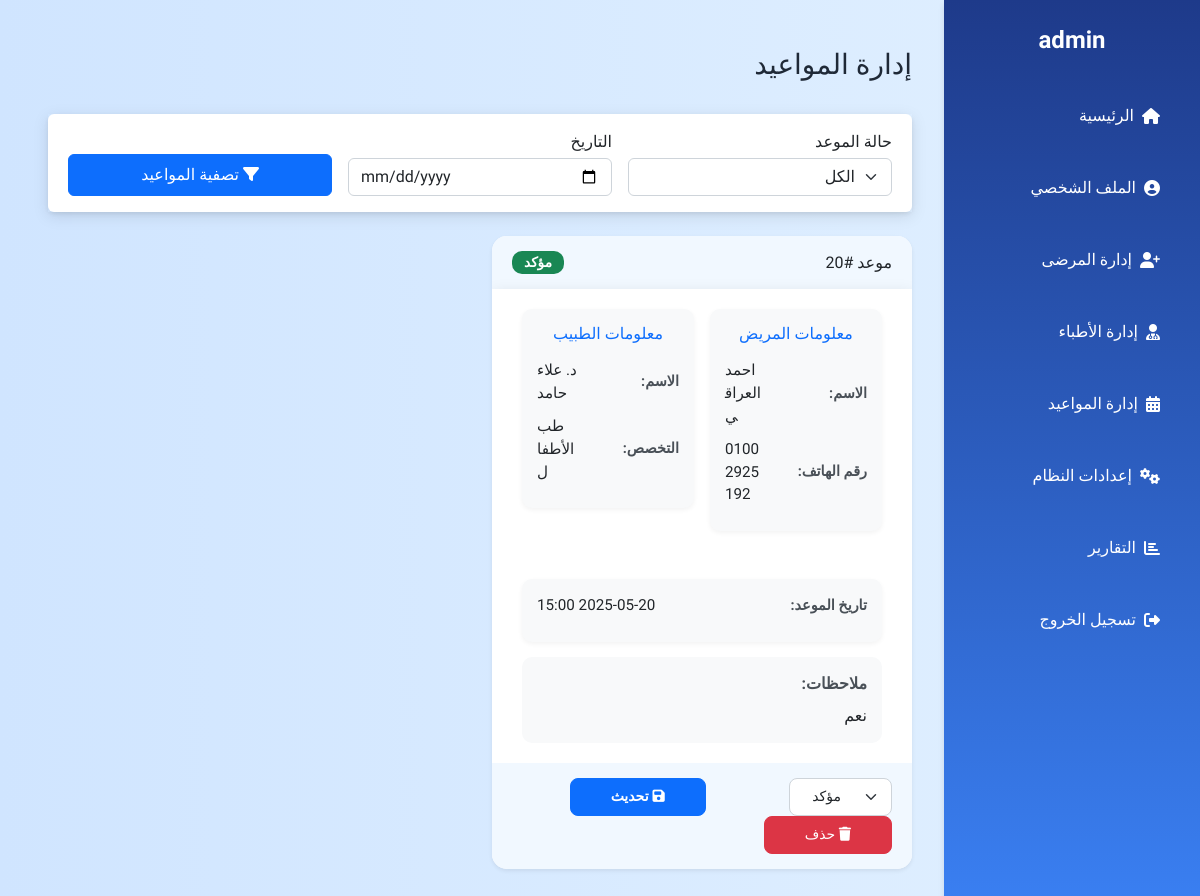
Before: /admin/manage_appointments.php (signed in) with the older database file.
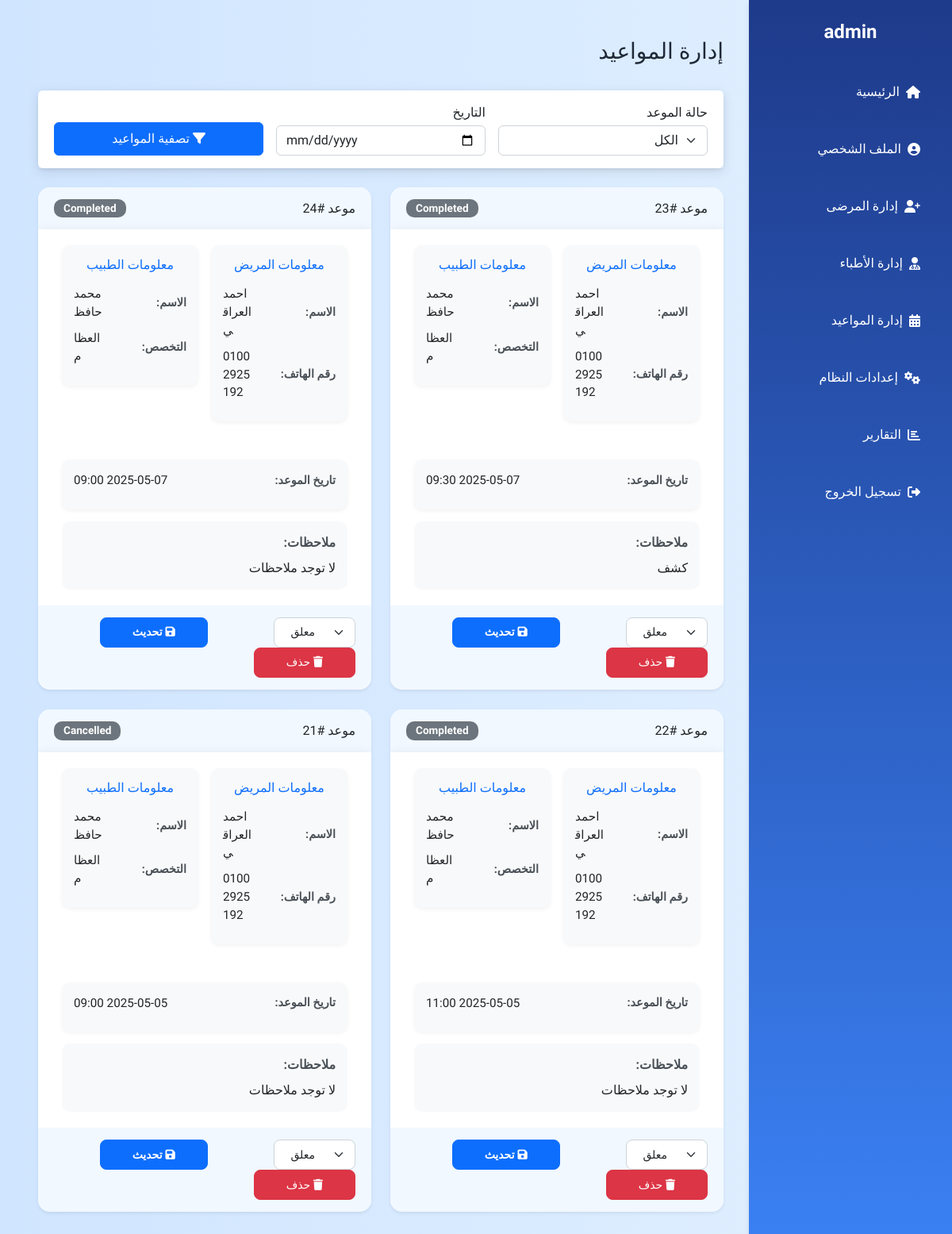
After: the same page with the newer database file.
### tables this page shows
CREATE TABLE `appointments` (
  `appointment_id` int NOT NULL,
  `patient_id` int DEFAULT NULL,
  `doctor_id` int DEFAULT NULL,
  `appointment_date` datetime NOT NULL,
  `status` enum('pending','Scheduled','Completed','Cancelled') DEFAULT 'Scheduled',
  `notes` text,
  `created_at` timestamp NOT NULL DEFAULT CURRENT_TIMESTAMP
);

CREATE TABLE `patients` (
  `patient_id` int NOT NULL,
  `name` varchar(100) NOT NULL,
  `date_of_birth` date NOT NULL,
  `gender` enum('Male','Female','Other') NOT NULL,
  `contact_number` varchar(20) DEFAULT NULL,
  `email` varchar(100) DEFAULT NULL,
  `address` text,
  `password` varchar(255) NOT NULL,
  `created_at` timestamp NOT NULL DEFAULT CURRENT_TIMESTAMP,
  `status` enum('active','inactive') NOT NULL DEFAULT 'active'
);

CREATE TABLE `doctors` (
  `doctor_id` int NOT NULL,
  `name` varchar(100) NOT NULL,
  `specialty` varchar(100) DEFAULT NULL,
  `contact_number` varchar(20) DEFAULT NULL,
  `email` varchar(100) DEFAULT NULL,
  `hospital_affiliation` varchar(255) DEFAULT NULL,
  `password` varchar(255) NOT NULL,
  `address` varchar(255) NOT NULL,
  `qualification` varchar(255) NOT NULL,
  `experience` int NOT NULL,
  `created_at` timestamp NOT NULL DEFAULT CURRENT_TIMESTAMP,
  `status` enum('active','inactive') NOT NULL DEFAULT 'active',
  `working_hours` text
);

### admin/manage_appointments.php (the view, shortened to what this page needs)
<?php
include '../db.php';
$admin_id = $_SESSION['admin_id'];
$sql_admin = "SELECT name FROM admins WHERE admin_id = '$admin_id'";
$admin_result = $conn->query($sql_admin);
$admin_name = $admin_result && $admin_result->num_rows > 0 ? $admin_result->fetch_assoc()['name'] : 'مدير';
$date_filter = isset($_GET['date']) ? $_GET['date'] : '';
$sql = "SELECT
    a.*,
    p.name as patient_name,
    p.contact_number as patient_contact_number,
    d.name as doctor_name,
    d.specialty as doctor_specialty
FROM appointments a
JOIN patients p ON a.patient_id = p.patient_id
JOIN doctors d ON a.doctor_id = d.doctor_id
WHERE 1=1";
$sql .= " ORDER BY a.appointment_date DESC";
$result = $conn->query($sql);
?>
<!DOCTYPE html>
<html lang="ar" dir="rtl">
<head>
    <link href="https://cdn.jsdelivr.net/npm/bootstrap@5.2.0-beta1/dist/css/bootstrap.min.css" rel="stylesheet">
    <link href="https://cdn.jsdelivr.net/npm/@fortawesome/fontawesome-free@6.2.1/css/all.min.css" rel="stylesheet">
</head>
<body>
    <?php include 'admin_navbar.php'; ?>
    <div class="container-fluid p-4 p-md-5" style="margin-right: 15rem;">
        <div class="d-flex justify-content-between align-items-center mb-4">
            <h1 class="h3 font-weight-bold text-gray-800">إدارة المواعيد</h1>
        </div>
        <div class="card mb-4 border-0 shadow-sm">
            <div class="card-body py-3">
                <form method="GET" class="row g-3 align-items-end">
                    <div class="col-md-4">
                        <label class="form-label mb-1">حالة الموعد</label>
                        <select name="status" class="form-select">
                            <option value="">الكل</option>
                        </select>
                    </div>
                    <div class="col-md-4">
                        <label class="form-label mb-1">التاريخ</label>
                        <input type="date" name="date" class="form-control" value="<?= $date_filter ?>">
                    </div>
                    <div class="col-md-4">
                        <button type="submit" class="btn btn-primary w-100 py-2">
                            <i class="fas fa-filter"></i> تصفية المواعيد
                        </button>
                    </div>
                </form>
            </div>
        </div>
        <div class="row appointments-container">
            <?php if ($result->num_rows > 0): ?>
                <?php while($appointment = $result->fetch_assoc()): ?>
                    <div class="col-md-6">
                        <div class="card appointment-card border-0 shadow-sm h-100">
                            <div class="card-header border-0">
                                <div class="d-flex justify-content-between align-items-center">
                                    <h5 class="mb-0 font-weight-bold">موعد #<?= $appointment['appointment_id'] ?></h5>
                                    <span class="badge status-badge bg-<?=
                                        $appointment['status'] == 'pending' ? 'warning' :
                                        ($appointment['status'] == 'Scheduled' ? 'success' :
                                        ($appointment['status'] == 'completed' ? 'primary' :
                                        ($appointment['status'] == 'cancelled' ? 'danger' : 'secondary')))
                                    ?>">
                                        <?= [
                                            'pending' => 'معلق',
                                            'Scheduled' => 'مؤكد',
                                            'completed' => 'مكتمل',
                                            'cancelled' => 'ملغي'
                                        ][$appointment['status']] ?? $appointment['status'] ?>
                                    </span>
                                </div>
                            </div>
                            <div class="card-body">
                                <div class="card-body-content">
                                    <div class="row g-3">
                                        <div class="col-md-6">
                                            <div class="info-box">
                                                <h6 class="text-center mb-3 text-primary">معلومات المريض</h6>
                                                <div class="info-row">
                                                    <span class="info-label">الاسم:</span>
                                                    <span class="info-value"><?= htmlspecialchars($appointment['patient_name']) ?></span>
                                                </div>
                                                <div class="info-row">
                                                    <span class="info-label">رقم الهاتف:</span>
                                                    <span class="info-value"><?= htmlspecialchars($appointment['patient_contact_number']) ?></span>
                                                </div>
                                            </div>
                                        </div>
                                        <div class="col-md-6">
                                            <div class="info-box">
                                                <h6 class="text-center mb-3 text-primary">معلومات الطبيب</h6>
                                                <div class="info-row">
                                                    <span class="info-label">الاسم:</span>
                                                    <span class="info-value"><?= htmlspecialchars($appointment['doctor_name']) ?></span>
                                                </div>
                                                <div class="info-row">
                                                    <span class="info-label">التخصص:</span>
                                                    <span class="info-value"><?= htmlspecialchars($appointment['doctor_specialty']) ?></span>
                                                </div>
                                            </div>
                                        </div>
                                    </div>
                                    <div class="info-box mt-2">
                                        <div class="info-row">
                                            <span class="info-label">تاريخ الموعد:</span>
                                            <span class="info-value"><?= date('Y-m-d H:i', strtotime($appointment['appointment_date'])) ?></span>
                                        </div>
                                    </div>
                                    <div class="notes-box mt-auto">
                                        <span class="notes-label">ملاحظات:</span>
                                        <p class="mb-0"><?= !empty($appointment['notes']) ? nl2br(htmlspecialchars($appointment['notes'])) : 'لا توجد ملاحظات' ?></p>
                                    </div>
                                </div>
                            </div>
                            <div class="card-footer border-0">
                                <div class="d-flex flex-wrap justify-content-between">
                                    <form method="POST" class="d-flex">
                                        <select name="status" class="form-select form-select-sm form-select-sm-custom">
                                            <option value="pending" <?= $appointment['status'] == 'pending' ? 'selected' : '' ?>>معلق</option>
                                            <option value="Scheduled" <?= $appointment['status'] == 'Scheduled' ? 'selected' : '' ?>>مؤكد</option>
                                        </select>
                                        <button type="submit" name="update_status" class="btn btn-primary btn-sm btn-sm-custom">
                                            <i class="fas fa-save"><span style=" padding-right: 4px;">تحديث</span></i>
                                        </button>
                                    </form>
                                    <button type="button" class="btn btn-danger btn-sm btn-delete-custom"
                                            onclick="deleteAppointment(<?= $appointment['appointment_id'] ?>)" style="margin-left: 1rem; padding: 0 2.5rem;">
                                        <i class="fas fa-trash"></i> حذف
                                    </button>
                                </div>
                            </div>
                        </div>
                    </div>
                <?php endwhile; ?>
            <?php endif; ?>
        </div>
    </div>
</body>
</html>

### admin/admin_navbar.php (shortened to what this page needs)
<?php
$current_page = basename($_SERVER['PHP_SELF']);
?>
<!DOCTYPE html>
<html lang="en">
<head>
    <link href="https://cdn.jsdelivr.net/npm/tailwindcss@2.2.19/dist/tailwind.min.css" rel="stylesheet">
    <link href="https://cdn.jsdelivr.net/npm/@fortawesome/fontawesome-free@6.2.1/css/all.min.css" rel="stylesheet">
</head>
<body>
<div class="flex min-h-screen">
    <div class="sidebar fixed top-0 bottom-0 right-0 w-64 p-6 text-white z-50">
    <h2 class="text-2xl font-bold mb-8 text-center">
        <?php echo htmlspecialchars($admin_name); ?>
    </h2>
    <nav>
        <ul class="space-y-4">
            <li>
                <a href="dashboard.php" class="flex items-center p-3 rounded-lg">
                    <i class="fas fa-home ml-2"></i> الرئيسية
                </a>
            </li>
            <li>
                <a href="admin_profile.php" class="flex items-center p-3 rounded-lg hover:bg-white hover:bg-opacity-10">
                    <i class="fas fa-user-circle ml-2"></i> الملف الشخصي
                </a>
            </li>
            <li>
                <a href="manage_patients.php" class="flex items-center p-3 rounded-lg hover:bg-white hover:bg-opacity-10">
                    <i class="fas fa-user-plus ml-2"></i> إدارة المرضى
                </a>
            </li>
            <li>
                <a href="manage_doctors.php" class="flex items-center p-3 rounded-lg hover:bg-white hover:bg-opacity-10">
                    <i class="fas fa-user-md ml-2"></i> إدارة الأطباء
                </a>
            </li>
            <li>
                <a href="manage_appointments.php" class="flex items-center p-3 rounded-lg hover:bg-white hover:bg-opacity-10">
                    <i class="fas fa-calendar-alt ml-2"></i> إدارة المواعيد
                </a>
            </li>
            <li>
                <a href="system_settings.php" class="flex items-center p-3 rounded-lg hover:bg-white hover:bg-opacity-10 <?php echo $current_page == 'system_settings.php' ? 'bg-opacity-20' : ''; ?>">
                    <i class="fas fa-cogs ml-2"></i> إعدادات النظام
                </a>
            </li>
            <li>
                <a href="reports.php" class="flex items-center p-3 rounded-lg hover:bg-white hover:bg-opacity-10 <?php echo $current_page == 'reports.php' ? 'bg-opacity-20' : ''; ?>">
                    <i class="fas fa-chart-bar ml-2"></i> التقارير
                </a>
            </li>
            <li>
                <a href="../logout.php" class="flex items-center p-3 rounded-lg hover:bg-white hover:bg-opacity-10">
                    <i class="fas fa-sign-out-alt ml-2"></i> تسجيل الخروج
                </a>
            </li>
        </ul>
    </nav>
</div>
</body>
</html>

### admin/manage_appointments.php (style rules this page uses)
body { background-color: #f8f9fa; font-family: 'Tajawal', sans-serif; }
.card-body { padding: 20px; box-shadow: 0 4px 15px rgba(0,0,0,0.1); }
.appointment-card { transition: transform 0.3s; border-radius: 15px; height: 100%; min-height: 400px; display: flex; flex-direction: column; border: none; overflow: hidden; }
.status-badge { font-size: 0.85em; padding: 5px 12px; border-radius: 10px; font-weight: 600; }
.card-header { background-color: #f1f8ff !important; border-bottom: 1px solid #e0e0e0; padding: 15px 20px; }
.card-footer { background-color: #f1f8ff !important; border-top: 1px solid #e0e0e0; padding: 15px 20px; }
.appointments-container .row { display: flex; flex-wrap: wrap; }
.appointments-container .col-md-6 { margin-bottom: 25px; }
.card-body-content { display: flex; flex-direction: column; height: 100%; padding: 0 10px; }
.info-box { background-color: #f8f9fa; border-radius: 10px; padding: 15px; margin-bottom: 15px; box-shadow: 0 2px 5px rgba(0,0,0,0.05); }
.info-row { display: flex; justify-content: space-between; margin-bottom: 10px; align-items: center; }
.info-label { font-weight: 700; color: #495057; font-size: 0.9rem; min-width: 100px; }
.info-value { color: #212529; text-align: left; font-size: 0.95rem; word-break: break-word; max-width: 60%; }
.notes-box { background-color: #f8f9fa; border-radius: 10px; padding: 15px; margin-top: auto; }
.notes-label { font-weight: 700; color: #495057; margin-bottom: 8px; display: block; }
.form-select-sm-custom { height: 38px; padding: 4px 50px 4px 12px; text-align: right; border-radius: 8px; border: 1px solid #ced4da; }
.btn-sm-custom { height: 38px; padding: 5px 2.5rem; border-radius: 8px; font-weight: 500; margin-right: 5.2rem; }
.btn-delete-custom { height: 38px; padding: 4px 20px; border-radius: 8px; font-weight: 500; }

### admin/admin_navbar.php (style rules this page uses)
body { background: linear-gradient(to right, #d0e5ff, #e1f0ff); font-family: 'Changa', sans-serif; }
.sidebar { background: linear-gradient(180deg, #1e3a8a 0%, #3b82f6 100%); transition: all 0.3s ease; box-shadow: 0 4px 6px rgba(0, 0, 0, 0.1); }
.sidebar a { transition: all 0.2s ease; text-decoration: none; }

Changed rows visible on the page:
removed appointments: appointment_id "20", status "مؤكد", patient.name "احمد العراقي", patient.contact_number "01002925192", doctor.name "د. علاء حامد", doctor.specialty "طب الأطفال", appointment_date "2025-05-20 15:00", notes "نعم"
added appointments: appointment_id "23", status "Completed", patient.name "احمد العراقي", patient.contact_number "01002925192", doctor.name "محمد حافظ", doctor.specialty "العظام", appointment_date "2025-05-07 09:30", notes "كشف"
added appointments: appointment_id "24", status "Completed", patient.name "احمد العراقي", patient.contact_number "01002925192", doctor.name "محمد حافظ", doctor.specialty "العظام", appointment_date "2025-05-07 09:00", notes "لا توجد ملاحظات"
added appointments: appointment_id "22", status "Completed", patient.name "احمد العراقي", patient.contact_number "01002925192", doctor.name "محمد حافظ", doctor.specialty "العظام", appointment_date "2025-05-05 11:00", notes "لا توجد ملاحظات"
added appointments: appointment_id "21", status "Cancelled", patient.name "احمد العراقي", patient.contact_number "01002925192", doctor.name "محمد حافظ", doctor.specialty "العظام", appointment_date "2025-05-05 09:00", notes "لا توجد ملاحظات"
